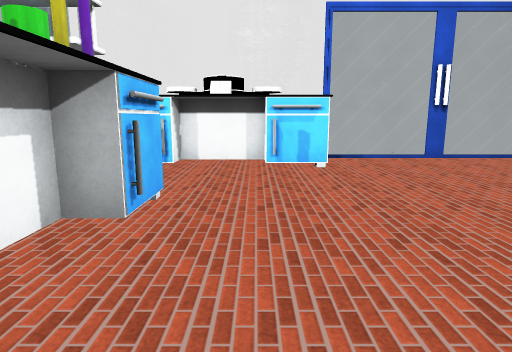
View 1 (above)

20 first-person views from a walk through a Unity game level. The camera is 1.5 m above the floor, tilts 10° down and sees 75° across. The floor is counted in squares, 1 m on a side. Each view is taken from the middle of a square. On the plan, view 1 faces up. The plan holds only what a view shows up to about 15 squares ahead; the rest is blank. The player is left out. Some surface patterns are stand-ins.

View 2
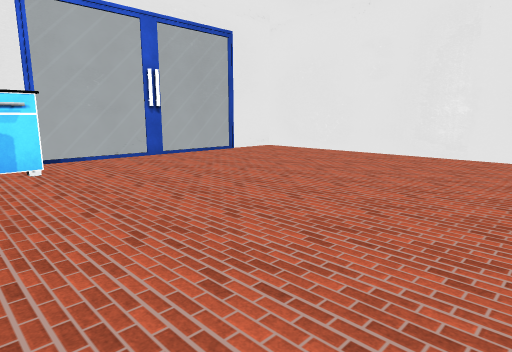

View 3
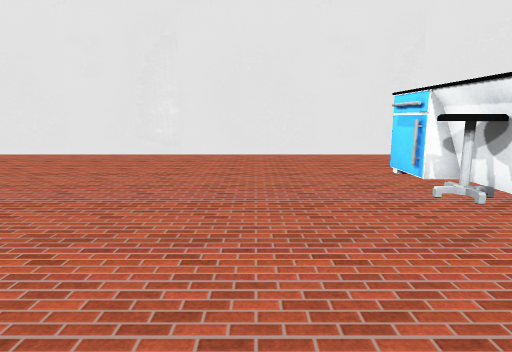

View 4
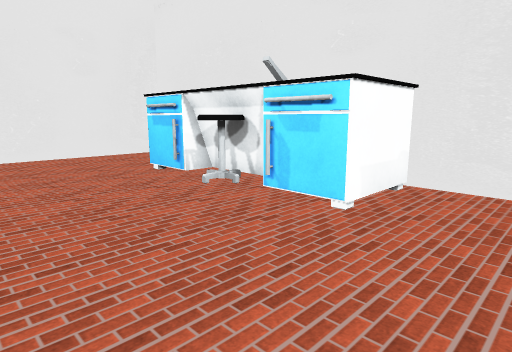

View 5
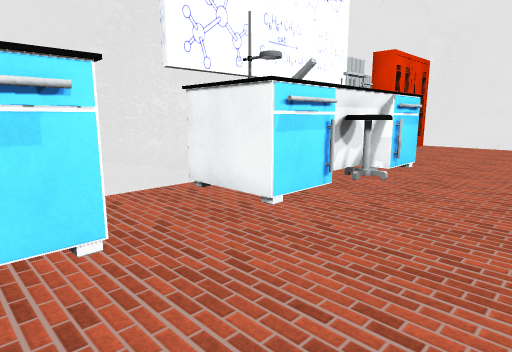

View 6
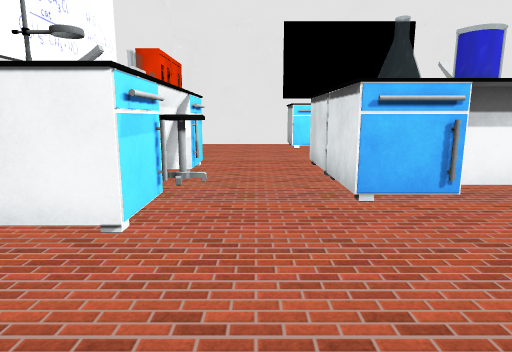

View 7
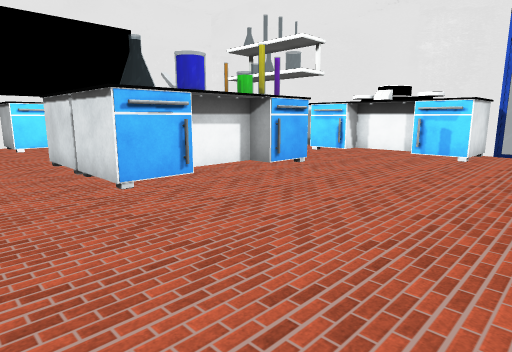

View 8
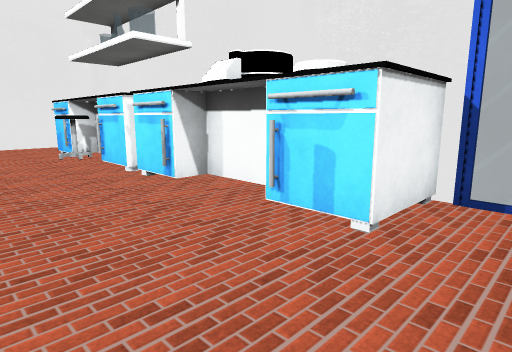

View 9
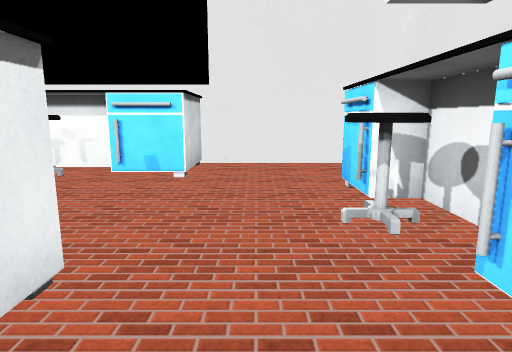

View 10
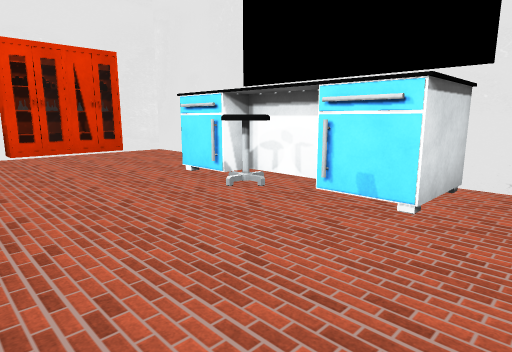

View 11
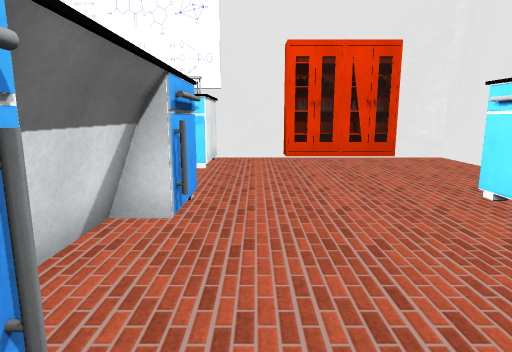

View 12
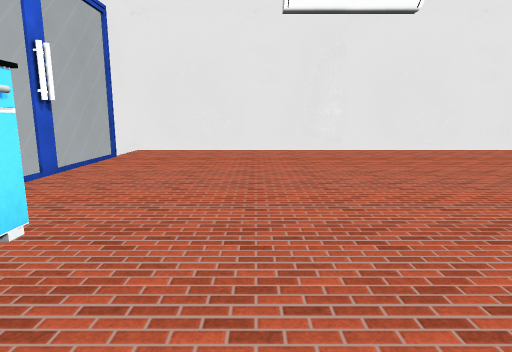

View 13
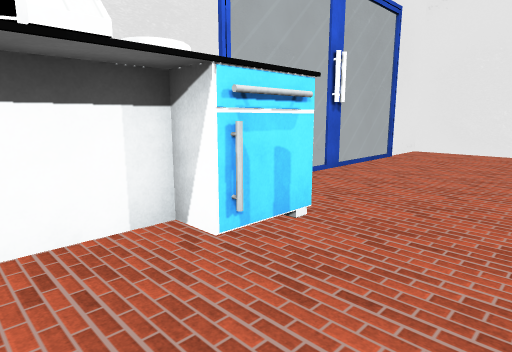

View 14
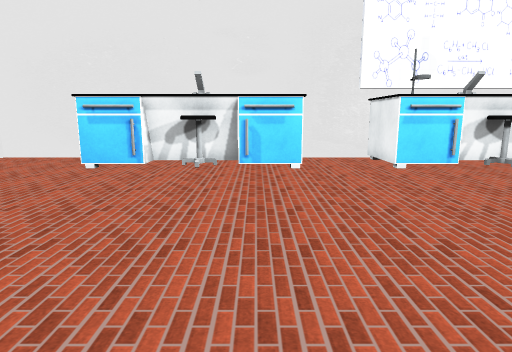

View 15
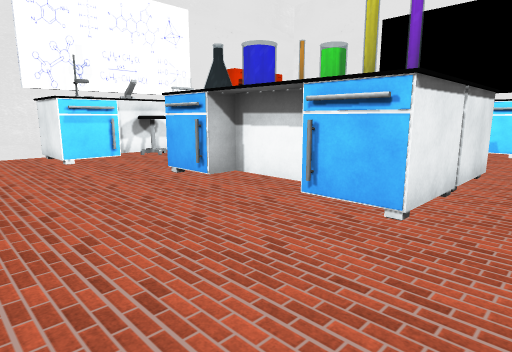

View 16
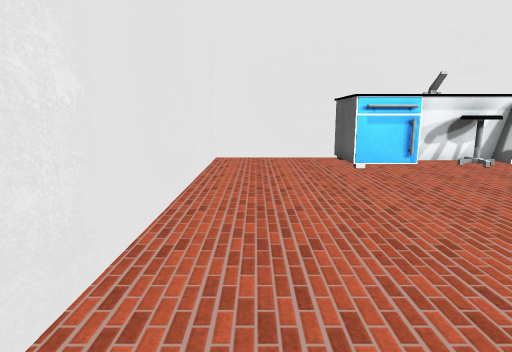

View 17
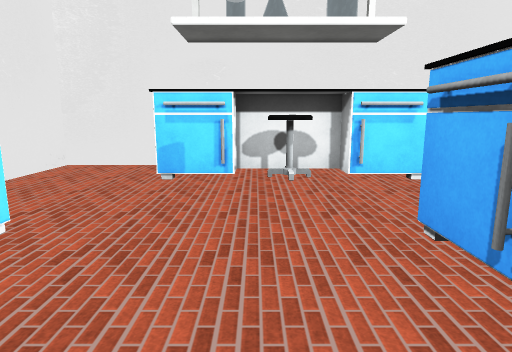

View 18
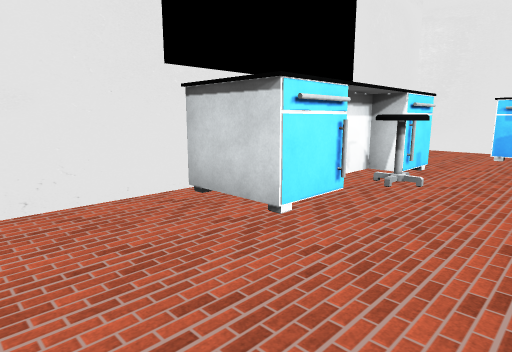

View 19
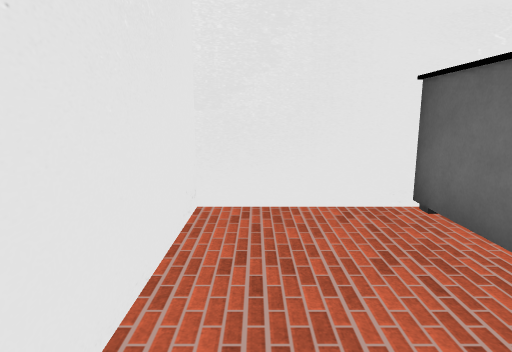

View 20
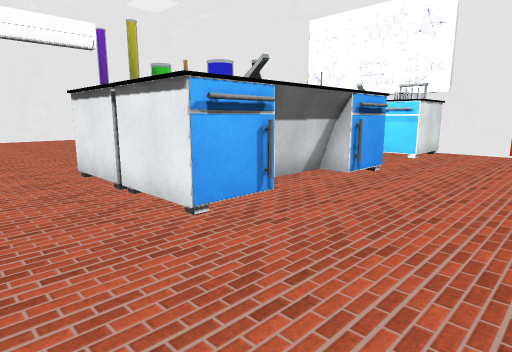

### Floor plan
Key: @ floor where view 1 was taken; # wall or solid block; . floor; = window, fence, low wall or low ledge; O other object.
Columns run from 15 left of view 1 to 14 right of it. Each row starts with its distance up from view 1.
 13 #####            #========####
 12 #...O            O...........#
 11 #...OOOOO   O#O# O...........#
 10 #...OOOOOOOOO..OOO...........#
  9 #......O.....................#
  8 #............................#
  7 #............................#
  6 #OOO....OOOOOO...............#
  5    O....O    O...............#
  4   O......O  OO...............#
  3   OOO....OO O................#
  2   O......O  OO...............#
  1    O....O    O...............#
  0 #OOO....OOOOOO.@.............#
 -1 #............................#
 -2 #............................#
 -3 #...........O........O.......#
 -4 #........OOOOOOO..OOOOOOO....#
 -5 #........OOOOO O..OOOOO O....#
 -6 #.#####..O  O  O..O  O  O....#
 -7 #### #####     ####     ######

Positions as (right, up) in squares from view 1, and headings:
1: (0, 0), facing up
2: (0, 0), facing up-right
3: (0, 0), facing right
4: (0, 1), facing down-right
5: (4, 0), facing down-left
6: (4, -2), facing left
7: (5, -3), facing up-left
8: (4, 6), facing up-left
9: (-4, 8), facing left
10: (-7, 8), facing down-left
11: (-8, 6), facing down
12: (-2, 7), facing right
13: (-2, 7), facing up-right
14: (4, 6), facing down
15: (3, 8), facing down-left
16: (12, 6), facing down
17: (-9, 2), facing up
18: (-9, -4), facing up-left
19: (-14, 7), facing up
20: (-11, 9), facing down-right
